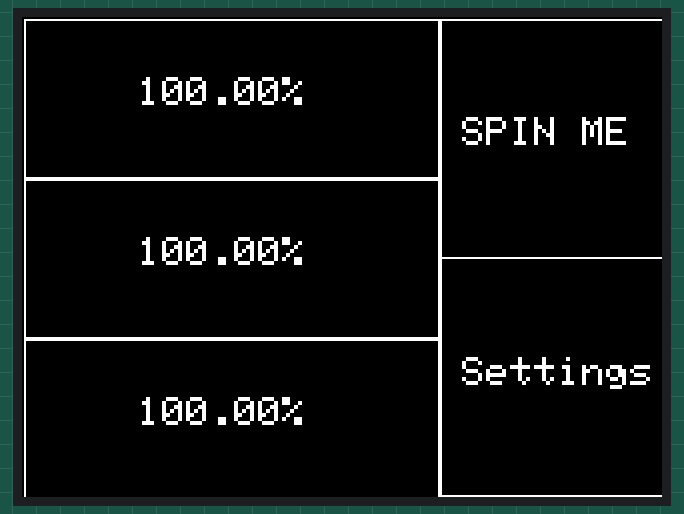
Simulated run of this sketch. Board: ESP32-C3. On the bench: 320×240 colour display. What the sketch prints to the serial monitor is not drawn.

Above: at 1.0 s.

The sketch:

displayDEVFASTER.ino
```cpp
#include <TFT_eSPI.h>
#include <SPI.h>
#include <SoftwareSerial.h>
#include "FS.h"
#include <stdio.h>


//--------------------------------------------------------------------------------------------------------------------------------------------------------------------------------------------------------------------------------------------------

const int dry = 2830;
const int wet = 1030;
unsigned long refTime;                /* General use time indexing variable (in ms) */
unsigned long startTime;              /* Time indexing variable (in ms) */
const unsigned long clockAdjustment = 1; /* Ignore this: Used in SpinIt() function, minor adjustment to motor timing to compensate for instruction cycle limitations */

//--------------------------------------------------------------------------------------------------------------------------------------------------------------------------------------------------------------------------------------------------

/* Used for Display Main Page */
#define colorTemp TFT_BLACK //TFT_RED
#define colorNPK TFT_BLACK //TFT_GREEN
#define colorMoist  TFT_BLACK//TFT_BLUE
#define colorSpin  TFT_BLACK
#define colorSettings  TFT_BLACK
#define colorBorder TFT_WHITE
#define resetPin 4

//--------------------------------------------------------------------------------------------------------------------------------------------------------------------------------------------------------------------------------------------------

/* Struct for display parameters*/
struct systemState {
  const int page;  // used to set what page is being displayed: 1 = Main Menu, 2 = Settings, 3 = Temp Expanded Screen, 4 = NPK Expanded Screen, 5 = Moisture Expanded Screen
  int unitsTemp; // set to 1 for celcius , 2 for farenheit
  int unitsMoisture; // set to 1 for percentage, 2 for absolute values
  int unitsNPK; // set to 1 for percentage, 2 for absolute values
  uint32_t statusColor[3];
};

systemState display = {1, 1, 1, 1, {TFT_GREEN, TFT_YELLOW, TFT_RED}};
//--------------------------------------------------------------------------------------------------------------------------------------------------------------------------------------------------------------------------------------------------

// TFT_eSPI setup for TFT display
TFT_eSPI tft = TFT_eSPI();


// Create 15 keys for the keypad
char keyLabel[15][5] = {"New", "Del", "Send", "1", "2", "3", "4", "5", "6", "7", "8", "9", ".", "0", "#" };
uint16_t keyColor[15] = {TFT_RED, TFT_DARKGREY, TFT_DARKGREEN,
                         TFT_BLUE, TFT_BLUE, TFT_BLUE,
                         TFT_BLUE, TFT_BLUE, TFT_BLUE,
                         TFT_BLUE, TFT_BLUE, TFT_BLUE,
                         TFT_BLUE, TFT_BLUE, TFT_BLUE
                        };

// Invoke the TFT_eSPI button class and create all the button objects
//TFT_eSPI_Button key[15];

//--------------------------------------------------------------------------------------------------------------------------------------------------------------------------------------------------------------------------------------------------

/* Function Prototypes */
void displayError(const char *errorMessage);
void yonDelay();
void splashScreen();
void statusMessage();
void displayData(float temperature, int sensorValue, byte val1, byte val2, byte val3);
void makeButtons();

//--------------------------------------------------------------------------------------------------------------------------------------------------------------------------------------------------------------------------------------------------

void setup() {
  pinMode(resetPin, OUTPUT);
  digitalWrite(resetPin, HIGH);
  Serial.begin(9600);
  tft.init();
  tft.setRotation(1);
  //splashScreen();
  //makeButtons();
  Serial.println("setup done ");
}

//--------------------------------------------------------------------------------------------------------------------------------------------------------------------------------------------------------------------------------------------------

void loop() {
//sensors.requestTemperatures();
  float temperatureC = 100.00; //sensors.getTempCByIndex(0);

  // Soil Moisture Reading
  int sensorValue = 100; //analogRead(soil_moisture_pin);

  // NPK Readings
  byte val1, val2, val3;
  val1 = 0;
  yonDelay(250);    //delay(250);
  val2 = 0;
  yonDelay(250);    //delay(250);
  val3 = 0;
  yonDelay(250);    //delay(250);
  Serial.println("Variables done ");

  displayData(temperatureC, sensorValue, val1, val2, val3);
  int percentage = map(sensorValue, dry, wet, 0, 100);
  Serial.println("Loop done \n");
}

//--------------------------------------------------------------------------------------------------------------------------------------------------------------------------------------------------------------------------------------------------

void yonDelay(unsigned int timeDelay){
    startTime = millis();
    refTime = millis() - startTime + clockAdjustment;
    while(refTime <= timeDelay){
      refTime = millis() - startTime + clockAdjustment;
    }
  }

//--------------------------------------------------------------------------------------------------------------------------------------------------------------------------------------------------------------------------------------------------

void splashScreen() {
    tft.fillScreen(TFT_SKYBLUE);


}

//--------------------------------------------------------------------------------------------------------------------------------------------------------------------------------------------------------------------------------------------------

void statusMessage(){
    tft.fillScreen(TFT_BLACK);
}

//--------------------------------------------------------------------------------------------------------------------------------------------------------------------------------------------------------------------------------------------------

void displayData(float temperature, int sensorValue, byte val1, byte val2, byte val3) {
/*
  tft.setTextSize(2);
  Serial.println("TexTsize done ");
  tft.setCursor(1, 30, 1);
  tft.print(temperature);
  tft.println("%");
  Serial.println("1s senseir done ");
  tft.setCursor(1, 220);
  tft.print(temperature);
  tft.println("%");
  tft.setCursor(1, 190);
  tft.print(temperature);
  tft.println("%");
*/
 tft.setTextSize(2);
  uint16_t leftEdge1 = 58;//104 - tft.textWidth(block1);
  uint16_t topEdge1 = 30;// - tft.fontHeight();
  uint16_t topEdge2 = 110;
  uint16_t topEdge3 = 190;

  uint16_t leftEdge2 = 220;
  uint16_t topEdge4 = 50;
  uint16_t topEdge5 = 170;
  //uint16_t leftEdge1 = 104 - ceil(tft.textWidth(block1) / 2);
  //uint16_t topEdge1 = 40 - ceil(tft.fontHeight());
  tft.fillScreen(TFT_BLACK);
  tft.drawRect(1, 1, 208, 80, colorBorder);
  tft.drawRect(1, 81, 208, 80, colorBorder);
  tft.drawRect(1, 161, 208, 80, colorBorder);
  tft.drawRect(209, 1, 112, 120, colorBorder);
  tft.drawRect(209, 120, 112, 120, colorBorder);
  tft.setCursor(leftEdge1, topEdge1, 1);
  tft.print(temperature);
  tft.println("%");
  tft.setCursor(leftEdge1, topEdge2);
  tft.print(temperature);
  tft.println("%");
  tft.setCursor(leftEdge1, topEdge3);
  tft.print(temperature);
  tft.println("%");
  tft.setCursor(leftEdge2, topEdge4);
  tft.println("SPIN ME");
  tft.setCursor(leftEdge2, topEdge5);
  tft.println("Settings");
  return;
}

//--------------------------------------------------------------------------------------------------------------------------------------------------------------------------------------------------------------------------------------------------
/* PROTOTYPING ONLY */
// void makeButtons()
// {

//   /* Draw The Buttons*/
//   tft.setTextSize(2);
//   tft.fillScreen(TFT_BLACK);

//   /* B1 */
//   tft.drawRect(1, 1, 208, 80, colorBorder);


//   /* B2*/
//   tft.drawRect(1, 81, 208, 80, colorBorder);

//   /* B3*/
//   tft.drawRect(1, 161, 208, 80, colorBorder);


//   /* B4*/
//   tft.drawRect(209, 1, 112, 120, colorBorder);
//   tft.setCursor(220, 50);
//   tft.println("SPIN ME");

//   /* B5*/
//   tft.drawRect(209, 120, 112, 120, colorBorder);
//   tft.setCursor(220, 170);
//   tft.println("Settings");
//   return;
//}
//--------------------------------------------------------------------------------------------------------------------------------------------------------------------------------------------------------------------------------------------------
//--------------------------------------------------------------------------------------------------------------------------------------------------------------------------------------------------------------------------------------------------
/* REAL FUNCTION (WIP) */

// void makeButtons()
// {

//   /* Draw The Buttons*/
//   tft.setTextSize(2);
//   tft.fillScreen(TFT_BLACK);

//   /* B1 */
//   tft.drawRect(1, 1, 208, 80, colorBorder);
//   key[1].initButton(&tft,1, 1, 208, 80, TFT_WHITE, TFT_WHITE, TFT_WHITE, " o baby", 1);


//   /* B2*/
//   tft.drawRect(1, 81, 208, 80, colorBorder);
//   key[2].initButton(&tft,1, 81, 208, 80, colorBorder, TFT_BLACK, TFT_WHITE, " o baby ", 1);

//   /* B3*/
//   tft.drawRect(1, 161, 208, 80, colorBorder);
//   key[3].initButton(&tft,1, 161, 208, 80, colorBorder, TFT_BLACK, TFT_WHITE, " o baby ", 1);


//   /* B4*/
//   tft.drawRect(209, 1, 112, 120, colorBorder);
//   key[4].initButton(&tft,209, 1, 112, 120, colorBorder, TFT_BLACK, TFT_WHITE, " o", 1);
//   tft.setCursor(220, 50);
//   tft.println("SPIN ME");

//   /* B5*/
//   tft.drawRect(209, 120, 112, 120, colorBorder);
//   key[5].initButton(&tft,209, 120, 112, 120, colorBorder, TFT_BLACK, TFT_WHITE, "o ", 1);
//   tft.setCursor(220, 170);
//   tft.println("Settings");


// }

//--------------------------------------------------------------------------------------------------------------------------------------------------------------------------------------------------------------------------------------------------


//--------------------------------------------------------------------------------------------------------------------------------------------------------------------------------------------------------------------------------------------------
```
